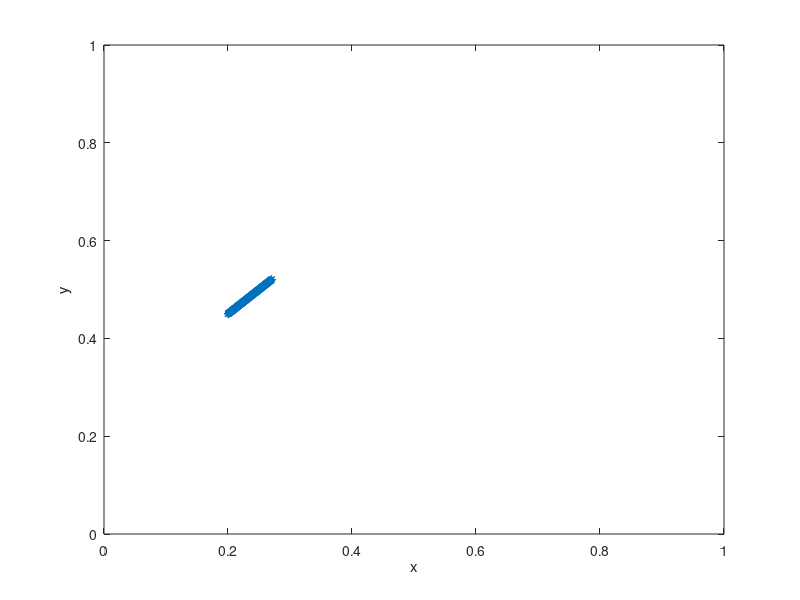

Recreate this plot in MATLAB.
%-------------------------------------------------------------------------------------------------------------------%
%
% IB2d is an Immersed Boundary Code (IB) for solving fully coupled non-linear 
% 	fluid-structure interaction models. This version of the code is based off of
%	Peskin's Immersed Boundary Method Paper in Acta Numerica, 2002.
%
% Author: Nicholas A. Battista
% Email:  nick.battista@unc.edu
% Date Created: May 27th, 2015
% Institution: UNC-CH
%
% This code is capable of creating Lagrangian Structures using:
% 	1. Springs
% 	2. Beams (*torsional springs)
% 	3. Target Points
%	4. Muscle-Model (combined Force-Length-Velocity model, "HIll+(Length-Tension)")
%
% One is able to update those Lagrangian Structure parameters, e.g., spring constants, resting %%	lengths, etc
% 
% There are a number of built in Examples, mostly used for teaching purposes. 
% 
% If you would like us %to add a specific muscle model, please let Nick (nick.battista@unc.edu) know.
%
%--------------------------------------------------------------------------------------------------------------------%

%%%%%%%%%%%%%%%%%%%%%%%%%%%%%%%%%%%%%%%%%%%%%%%%%%%%%%%%%%%%%%%%%%%%%%%%%%%%%%%%%%%%%%
%
% FUNCTION: creates the RUBBERBAND-EXAMPLE geometry and prints associated input files
%
%%%%%%%%%%%%%%%%%%%%%%%%%%%%%%%%%%%%%%%%%%%%%%%%%%%%%%%%%%%%%%%%%%%%%%%%%%%%%%%%%%%%%%

function Insect_Wing()

%
% Grid Parameters (MAKE SURE MATCHES IN input2d !!!)
%
Nx =  1024;        % # of Eulerian Grid Pts. in x-Direction (MUST BE EVEN!!!)
Ny =  1024;        % # of Eulerian Grid Pts. in y-Direction (MUST BE EVEN!!!)
Lx = 1.0;        % Length of Eulerian Grid in x-Direction
Ly = 1.0;        % Length of Eulerian Grid in y-Direction

%
% Immersed Structure Geometric / Dynamic Parameters %
%
ds = Lx/(2*Nx);  % Lagrangian Spacing
struct_name = 'wing'; % Name for .vertex, .spring, etc files.


% Call function to construct geometry
[xLag,yLag] = give_Me_Immsersed_Boundary_Geometry(Lx,ds);


% Plot Geometry to test
plot(xLag,yLag,'r-'); hold on;
plot(xLag,yLag,'*'); hold on;
xlabel('x'); ylabel('y');
axis([0 Lx 0 Lx]);



% Prints .vertex file!
print_Lagrangian_Vertices(xLag,yLag,struct_name);


% Prints .spring file!
%k_Spring = 1e7;
%print_Lagrangian_Springs(xLag,yLag,k_Spring,ds_Rest,struct_name);


% Prints .beam file!
%k_Beam = 0.5; C = 0.0;
%print_Lagrangian_Beams(xLag,yLag,k_Beam,C,struct_name);


% Prints .target file!
k_Target = 5.0e7;
print_Lagrangian_Target_Pts(xLag,k_Target,struct_name);

%%%%%%%%%%%%%%%%%%%%%%%%%%%%%%%%%%%%%%%%%%%%%%%%%%%%%%%%%%%%%%%%%%%%%%%%
%
% FUNCTION: prints VERTEX points to a file called rubberband.vertex
%
%%%%%%%%%%%%%%%%%%%%%%%%%%%%%%%%%%%%%%%%%%%%%%%%%%%%%%%%%%%%%%%%%%%%%%%%

function print_Lagrangian_Vertices(xLag,yLag,struct_name)

    N = length(xLag);

    vertex_fid = fopen([struct_name '.vertex'], 'w');

    fprintf(vertex_fid, '%d\n', N );

    %Loops over all Lagrangian Pts.
    for s = 1:N
        X_v = xLag(s);
        Y_v = yLag(s);
        fprintf(vertex_fid, '%1.16e %1.16e\n', X_v, Y_v);
    end

    fclose(vertex_fid); 
    
    %%%%%%%%%%%%%%%%%%%%%%%%%%%%%%%%%%%%%%%%%%%%%%%%%%%%%%%%%%%%%%%%%%%%%%%%
%
% FUNCTION: prints Vertex points to a file called rubberband.vertex
%
%%%%%%%%%%%%%%%%%%%%%%%%%%%%%%%%%%%%%%%%%%%%%%%%%%%%%%%%%%%%%%%%%%%%%%%%

function print_Lagrangian_Target_Pts(xLag,k_Target,struct_name)

    N = length(xLag);

    target_fid = fopen([struct_name '.target'], 'w');

    fprintf(target_fid, '%d\n', N );

    %Loops over all Lagrangian Pts.
    for s = 1:N
        fprintf(target_fid, '%d %1.16e\n', s, k_Target);
    end

    fclose(target_fid); 
    
    
%%%%%%%%%%%%%%%%%%%%%%%%%%%%%%%%%%%%%%%%%%%%%%%%%%%%%%%%%%%%%%%%%%%%%%%%%%%%%%%%%%%%%
%
% FUNCTION: prints BEAM (Torsional Spring) points to a file called rubberband.beam
%
%%%%%%%%%%%%%%%%%%%%%%%%%%%%%%%%%%%%%%%%%%%%%%%%%%%%%%%%%%%%%%%%%%%%%%%%%%%%%%%%%%%%%

function print_Lagrangian_Beams(xLag,yLag,k_Beam,C,struct_name)

    % k_Beam: beam stiffness
    % C: beam curvature
    
    N = length(xLag); % NOTE: Total number of beams = Number of Total Lag Pts. - 2

    beam_fid = fopen([struct_name '.beam'], 'w');

    fprintf(beam_fid, '%d\n', N );

    %spring_force = kappa_spring*ds/(ds^2);

    %BEAMS BETWEEN VERTICES
    for s = 2:N-1
            if  s <= N-1         
                fprintf(beam_fid, '%d %d %d %1.16e %1.16e\n',s-1, s, s+1, k_Beam, C);  
            else
                %Case s=N
                fprintf(beam_fid, '%d %d %d %1.16e %1.16e\n',s-1, s, 1,   k_Beam, C);  
            end
    end
    fclose(beam_fid); 


%%%%%%%%%%%%%%%%%%%%%%%%%%%%%%%%%%%%%%%%%%%%%%%%%%%%%%%%%%%%%%%%%%%%%%%%
%
% FUNCTION: prints SPRING points to a file called rubberband.spring
%
%%%%%%%%%%%%%%%%%%%%%%%%%%%%%%%%%%%%%%%%%%%%%%%%%%%%%%%%%%%%%%%%%%%%%%%%

function print_Lagrangian_Springs(xLag,yLag,k_Spring,ds_Rest,struct_name)

    N = length(xLag);

    spring_fid = fopen([struct_name '.spring'], 'w');

    fprintf(spring_fid, '%d\n', N );

    %spring_force = kappa_spring*ds/(ds^2);

    %SPRINGS BETWEEN VERTICES
    for s = 1:N
            if s < N         
                fprintf(spring_fid, '%d %d %1.16e %1.16e\n', s, s+1, k_Spring, ds_Rest);  
            else
                %Case s=N
                fprintf(spring_fid, '%d %d %1.16e %1.16e\n', s, 1,   k_Spring, ds_Rest);  
            end
    end
    fclose(spring_fid); 
    
    

%%%%%%%%%%%%%%%%%%%%%%%%%%%%%%%%%%%%%%%%%%%%%%%%%%%%%%%%%%%%%%%%%%%%%%%%
%
% FUNCTION: creates the Lagrangian structure geometry
%
%%%%%%%%%%%%%%%%%%%%%%%%%%%%%%%%%%%%%%%%%%%%%%%%%%%%%%%%%%%%%%%%%%%%%%%%

function [xLag,yLag] = give_Me_Immsersed_Boundary_Geometry(L,ds)

% The immsersed structure is a line at 45 deg angle of attack %
Lw = L/10;

% Make line geometry
xLag = 0:ds:Lw;
yLag = zeros(1,length(xLag));

% Rotate Geometry
ang = pi/4;
[xLag,yLag] = rotate_geometry(xLag,yLag,ang);

% Translate Geometry
xLag = xLag + L/5;
yLag = yLag + L/2 - L/20;


%%%%%%%%%%%%%%%%%%%%%%%%%%%%%%%%%%%%%%%%%%%%%%%%%%%%%%%%%%%%%%%%%%%%%%%%
%
% FUNCTION: rotate the geometry (x,y) by angle, ang.
%
%%%%%%%%%%%%%%%%%%%%%%%%%%%%%%%%%%%%%%%%%%%%%%%%%%%%%%%%%%%%%%%%%%%%%%%%

function [xN,yN] = rotate_geometry(x,y,ang)

for i=1:length(x)
   xN(i) = x(i)*cos(ang) - y(i)*sin(ang);
   yN(i) = x(i)*sin(ang) + y(i)*cos(ang);
end
